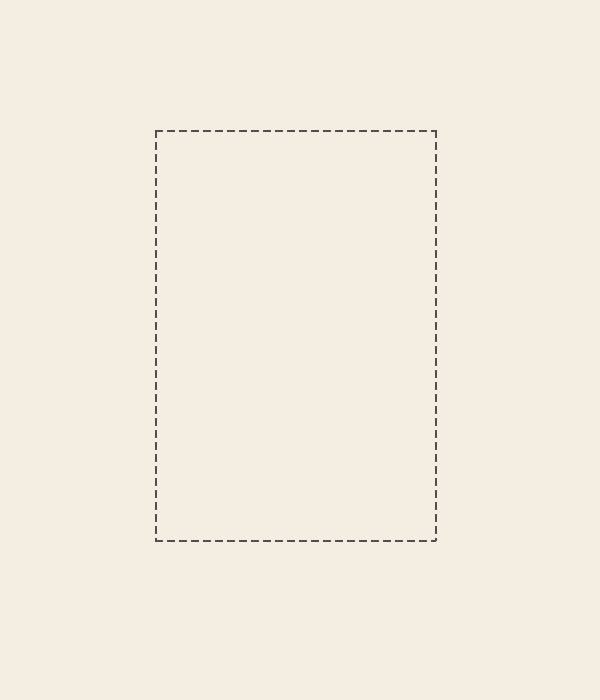
#> input picture dashed-area.png, 600 x 700 px; its folder holds only this picture in this run
$ python -i frame_refinement_service.py   (imports and definitions only)
#> lines starting #> are read from the running program, lines starting #| are printed output that depends on the picture
#> further down, picture is the input picture: PIL image 600x700 RGB; mean R, G, B 243.3, 237.3, 225.4
from pathlib import Path
from statistics import median

from PIL import Image, ImageFilter, ImageOps


# [68 lines left out: functions _strongest_line, _inner_boundary_line, not called in this run]


def _global_frame_detect(source_image: Image.Image) -> dict[str, int] | None:
    # 1. Resize to a small size for fast pure-Python analysis
    target_size = 100
    w, h = source_image.size
#> w = 600; h = 700
    scale_x = w / target_size
#> scale_x = 6
    scale_y = h / target_size
#> scale_y = 7

    small = source_image.convert("L").resize((target_size, target_size), Image.Resampling.BILINEAR)
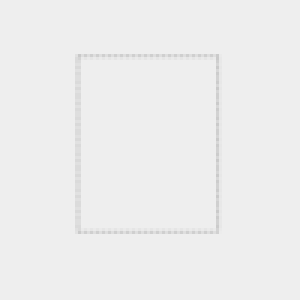
#> small: PIL image 100x100 L (shown 3 times larger); min 201, max 238, mean 237.3
    filtered = small.filter(ImageFilter.MedianFilter(size=3))
    edges = ImageOps.autocontrast(filtered.filter(ImageFilter.FIND_EDGES))
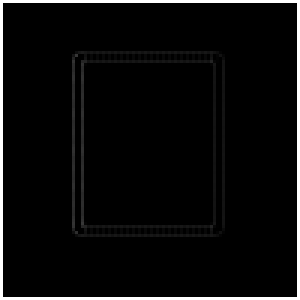
#> edges: PIL image 100x100 L (shown 3 times larger); min 0, max 255, mean 11.3
    pixels = edges.load()

    # 2. Compute 1D projections (sums along rows and columns)
    col_sums = [sum(pixels[x, y] for y in range(target_size)) for x in range(target_size)]
#> col_sums = 100 values, max 25500 at index 0, min 510 at index 1, mean 1128.9
    row_sums = [sum(pixels[x, y] for x in range(target_size)) for y in range(target_size)]
#> row_sums has the same summary as col_sums

    # 3. Find candidates on left/right and top/bottom halves
    left_candidates = sorted(range(5, target_size // 2 - 5), key=lambda x: col_sums[x], reverse=True)[:5]
#> left_candidates = [24, 27, 28, 25, 30]
    right_candidates = sorted(range(target_size // 2 + 5, target_size - 5), key=lambda x: col_sums[x], reverse=True)[:5]
#> right_candidates = [74, 71, 70, 56, 58]
    top_candidates = sorted(range(5, target_size // 2 - 5), key=lambda y: row_sums[y], reverse=True)[:5]
#> top_candidates = [20, 17, 18, 19, 21]
    bottom_candidates = sorted(range(target_size // 2 + 5, target_size - 5), key=lambda y: row_sums[y], reverse=True)[:5]
#> bottom_candidates = [75, 78, 77, 76, 74]

    best_score = -1
    best_box = None

    # 4. Evaluate all candidate combinations
    for left in left_candidates:
        for right in right_candidates:
            for top in top_candidates:
                for bottom in bottom_candidates:
                    box_w = right - left
                    box_h = bottom - top
                    if box_w < 20 or box_h < 20: # Too small
                        continue

                    l_score = sum(pixels[left, y] for y in range(top, bottom + 1))
                    r_score = sum(pixels[right, y] for y in range(top, bottom + 1))
                    t_score = sum(pixels[x, top] for x in range(left, right + 1))
                    b_score = sum(pixels[x, bottom] for x in range(left, right + 1))

                    # Normalize by border length to avoid bias towards large boxes
                    total_score = (l_score + r_score) / box_h + (t_score + b_score) / box_w

                    # Uniformity bonus: prefer boxes whose interior has low edge-energy
                    # (a flat / solid-colour placeholder has near-zero edge values inside,
                    # whereas a textured region or already-filled artwork has high edge energy).
                    # Bonus is at most +20 %, avoiding any reversal of clearly stronger frames.
                    sample_xs = range(
                        left + max(2, box_w // 8),
                        right - max(2, box_w // 8),
                        max(1, box_w // 6),
                    )
                    sample_ys = range(
                        top + max(2, box_h // 8),
                        bottom - max(2, box_h // 8),
                        max(1, box_h // 6),
                    )
                    inner_edge_vals = [pixels[x, y] for x in sample_xs for y in sample_ys]
                    if inner_edge_vals:
                        mean_inner_edge = sum(inner_edge_vals) / len(inner_edge_vals)
                        # mean_inner_edge ≈ 0  → very uniform interior → full bonus
                        # mean_inner_edge ≥ 40 → noisy interior         → no bonus
                        uniformity_bonus = max(0.0, (40.0 - mean_inner_edge) / 40.0) * 0.20
                        total_score *= 1.0 + uniformity_bonus

                    if total_score > best_score:
                        best_score = total_score
                        best_box = (left, top, box_w, box_h)
#> this loop made 5 passes
#> left on passes 1 to 5: 24, 27, 28, 25, 30
#> after the loop, best_box = (27, 20, 44, 55); best_score = 128.6

    if best_box and best_score > 60:  # Coarse threshold
        left, top, bw, bh = best_box
#> left = 27; top = 20; bw = 44; bh = 55
        return {
            "x": round(left * scale_x),
            "y": round(top * scale_y),
            "width": round(bw * scale_x),
            "height": round(bh * scale_y),
        }
    return None


# [364 lines left out: functions _detect_uniform_region_pil, refine_artwork_area, _inner_strongest_line, refine_perspective_corners, not called in this run]

>>> from PIL import Image
>>> picture = Image.open('../dashed-area.png')
>>> result = _global_frame_detect(picture)
#> result = {'x': 162, 'y': 140, 'width': 264, 'height': 385}

$ run again, on settings-gears.png
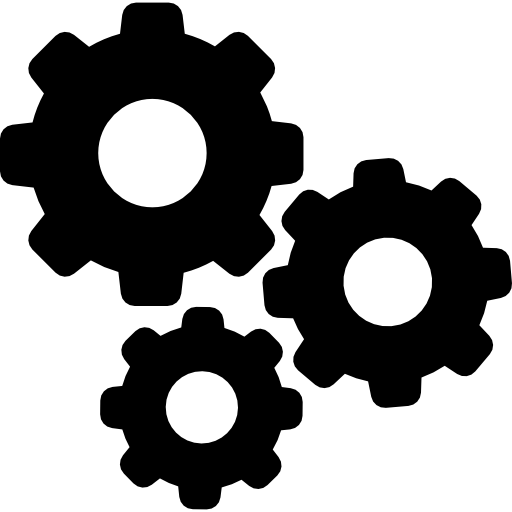
#> input picture settings-gears.png, 512 x 512 px
#> picture is the input picture: PIL image 512x512 P; mean R, G, B, A 145, 145, 145, 108
#> in _global_frame_detect, `small = source_image.convert("L").resize((target_size, target_size), I..`:
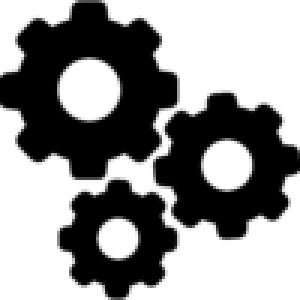
#> small: PIL image 100x100 L (shown 3 times larger); min 0, max 255, mean 144.9
#> in _global_frame_detect, `edges = ImageOps.autocontrast(filtered.filter(ImageFilter.FIND_EDGES))`:
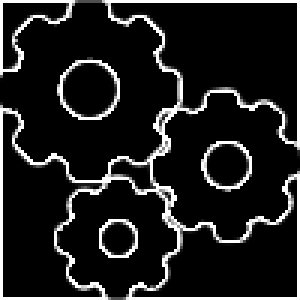
#> edges: PIL image 100x100 L (shown 3 times larger); min 0, max 255, mean 32.2
#> col_sums = 100 values, max 23644 at index 99, min 1081 at index 11, mean 3216.9
#> row_sums = 100 values, max 24510 at index 99, min 1006 at index 14, mean 3216.9
#> left_candidates = [23, 22, 36, 20, 6]
#> right_candidates = [55, 56, 59, 60, 57]
#> top_candidates = [36, 37, 35, 6, 5]
#> bottom_candidates = [74, 63, 60, 73, 62]
#> the loop in _global_frame_detect, `for left in left_candidates:` made 5 passes
#> left on passes 1 to 5: 23, 22, 36, 20, 6
#> after the loop in _global_frame_detect, `for left in left_candidates:`: best_box = (36, 6, 20, 57); best_score = 372.4
#> in _global_frame_detect, `left, top, bw, bh = best_box`: left = 36; top = 6; bw = 20; bh = 57
#> result = {'x': 184, 'y': 31, 'width': 102, 'height': 292}
